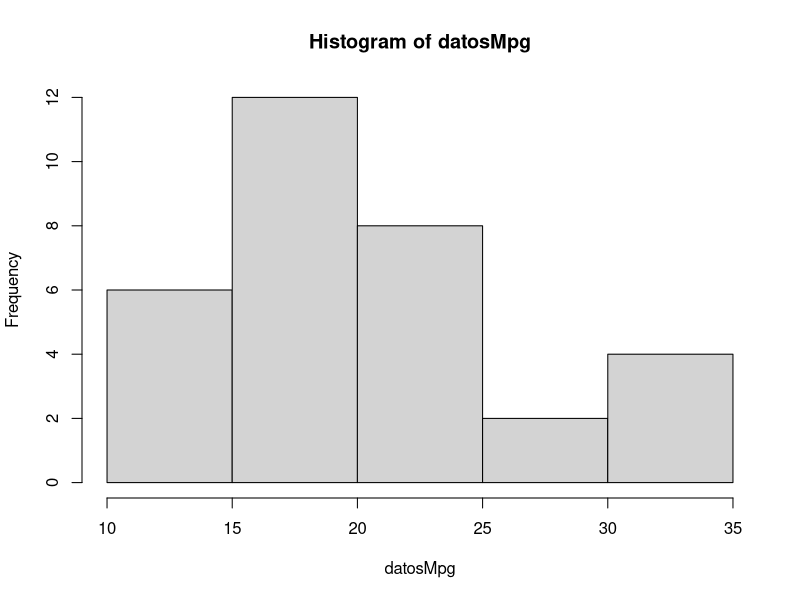
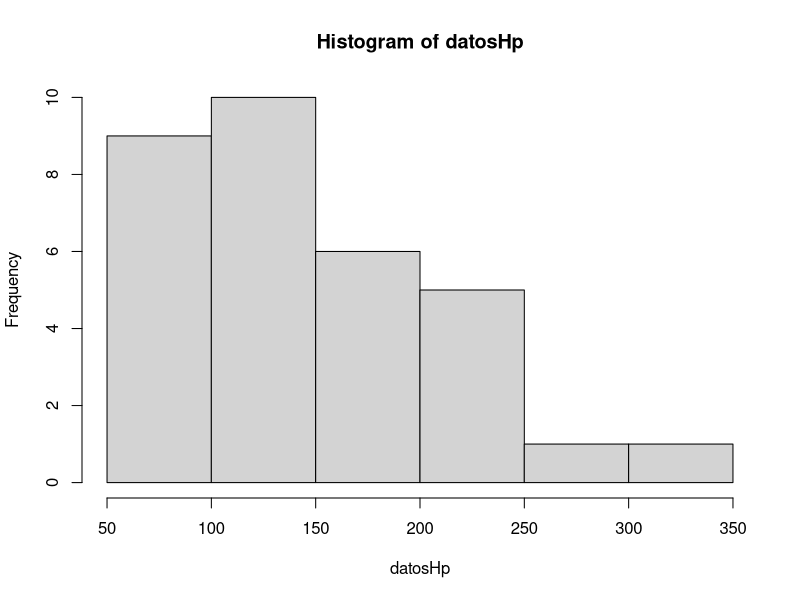
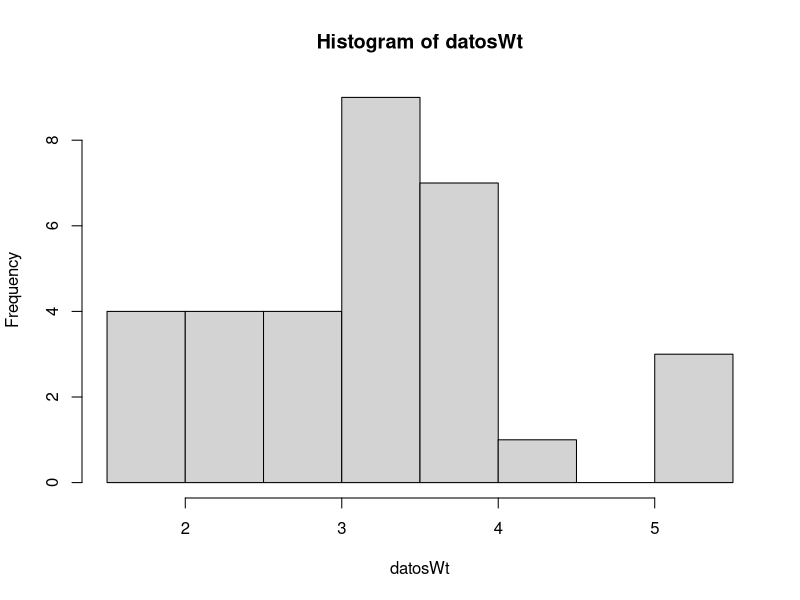

Recreate these plots in R, in order. (Note: this script raises an error after producing the figures.)
# Se trabajará únicamente con 3 columnas (variables), a saber, ‘mpg’, ‘hp’, 
# ‘wt’. Se puede crear una variable con únicamente las tres columnas con la 
# sentencia misDatos<-mtcars[,c('mpg','hp','wt')]

datos <- mtcars[, c('mpg', 'hp', 'wt')]

# Responder a las siguientes cuestiones de manera razonada (se valorará cada una 
# con 2 puntos sobre 10) 
# a. Realizar un histograma de cada una de las tres variables 

datosMpg <- mtcars$mpg
datosHp <- mtcars$hp
datosWt <- mtcars$wt

hist(datosMpg)
hist(datosHp)
hist(datosWt)

# b. Realizar una única tabla que contenga la siguiente información para las tres 
# variables: rango, media, mediana, desviación estándar, primer cuartil, tercer cuartil. 

### WIP
columnas <- c("mpg", "hp", "wt")
filas    <- c("rango", "media", "mediana", "desviacion estandar", "primer cuartil", "tercer cuartil")
dat      <- as.data.frame(cbind(columnas, filas))

# test data frame 2 (this one has fewer rows than the first data frame)
c <- c(IQR(datosMpg), IQR(datosHp), IQR(datosWt))
dat.new <- as.data.frame(c)

# add column to each data frame with row number
dat$number <- row.names(dat)
dat.new$number <- row.names(dat.new)

# merge data frames
# "all = TRUE" will mean that NA values will be added whenever there is no match
finaldata <- merge(dat, dat.new, by = "number", all = TRUE)


tab <- matrix(rep(times = 6), ncol = 3, byrow = TRUE)
colnames(tab) <- c("mpg", "hp", "wt")
rownames(tab) <- c("rango", "media", "mediana", "desviacion estandar", "primer cuartil", "tercer cuartil")
tab <- as.table(tab)


# c. Pintar ‘mpg’ frente a ‘hp’, y ‘hp’ frente a ‘wt’ 


# d. En base a la información de los tres apartados anteriores (gráficos y 
# estadísticos) e inspeccionando los datos o realizando cálculos adicionales 
# en caso necesario, indicar razonadamente la presencia de outliers, y 
# describirlos. 
# e. Utilizando la información de los apartados anteriores e inspeccionando los 
# datos o realizando cálculos adicionales en caso necesario, describir 
# razonadamente las relaciones entre las tres variables propuestas.
